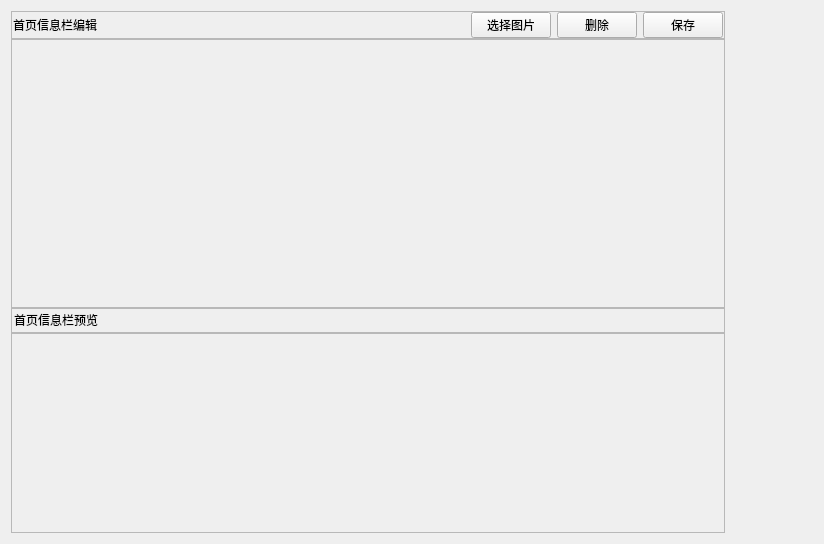
<?xml version="1.0" encoding="UTF-8"?>
<ui version="4.0">
 <class>ParmeterForm</class>
 <widget class="QWidget" name="ParmeterForm">
  <property name="geometry">
   <rect>
    <x>0</x>
    <y>0</y>
    <width>824</width>
    <height>544</height>
   </rect>
  </property>
  <property name="windowTitle">
   <string>Form</string>
  </property>
  <layout class="QGridLayout" name="gridLayout">
   <item row="0" column="0" rowspan="2">
    <layout class="QVBoxLayout" name="verticalLayout">
     <property name="spacing">
      <number>0</number>
     </property>
     <item>
      <widget class="QFrame" name="frame_2">
       <property name="sizePolicy">
        <sizepolicy hsizetype="Preferred" vsizetype="Fixed">
         <horstretch>0</horstretch>
         <verstretch>0</verstretch>
        </sizepolicy>
       </property>
       <property name="minimumSize">
        <size>
         <width>0</width>
         <height>25</height>
        </size>
       </property>
       <property name="maximumSize">
        <size>
         <width>16777215</width>
         <height>30</height>
        </size>
       </property>
       <property name="frameShape">
        <enum>QFrame::StyledPanel</enum>
       </property>
       <property name="frameShadow">
        <enum>QFrame::Raised</enum>
       </property>
       <layout class="QHBoxLayout" name="horizontalLayout">
        <property name="leftMargin">
         <number>1</number>
        </property>
        <property name="topMargin">
         <number>0</number>
        </property>
        <property name="rightMargin">
         <number>1</number>
        </property>
        <property name="bottomMargin">
         <number>0</number>
        </property>
        <item>
         <widget class="QLabel" name="label_2">
          <property name="text">
           <string>首页信息栏编辑</string>
          </property>
         </widget>
        </item>
        <item>
         <spacer name="horizontalSpacer">
          <property name="orientation">
           <enum>Qt::Horizontal</enum>
          </property>
          <property name="sizeHint" stdset="0">
           <size>
            <width>368</width>
            <height>20</height>
           </size>
          </property>
         </spacer>
        </item>
        <item>
         <widget class="QPushButton" name="pushButtonImage">
          <property name="text">
           <string>选择图片</string>
          </property>
         </widget>
        </item>
        <item>
         <widget class="QPushButton" name="pushButtonRemove">
          <property name="sizePolicy">
           <sizepolicy hsizetype="Preferred" vsizetype="Preferred">
            <horstretch>0</horstretch>
            <verstretch>0</verstretch>
           </sizepolicy>
          </property>
          <property name="text">
           <string>删除</string>
          </property>
         </widget>
        </item>
        <item>
         <widget class="QPushButton" name="pushButtonSave">
          <property name="text">
           <string>保存</string>
          </property>
         </widget>
        </item>
       </layout>
      </widget>
     </item>
     <item>
      <widget class="QScrollArea" name="scrollAreaEdit">
       <property name="widgetResizable">
        <bool>true</bool>
       </property>
       <widget class="EditForm" name="editForm">
        <property name="geometry">
         <rect>
          <x>0</x>
          <y>0</y>
          <width>703</width>
          <height>272</height>
         </rect>
        </property>
       </widget>
      </widget>
     </item>
     <item>
      <widget class="QFrame" name="frame">
       <property name="minimumSize">
        <size>
         <width>0</width>
         <height>25</height>
        </size>
       </property>
       <property name="maximumSize">
        <size>
         <width>16777215</width>
         <height>50</height>
        </size>
       </property>
       <property name="frameShape">
        <enum>QFrame::StyledPanel</enum>
       </property>
       <property name="frameShadow">
        <enum>QFrame::Raised</enum>
       </property>
       <widget class="QLabel" name="label">
        <property name="geometry">
         <rect>
          <x>3</x>
          <y>2</y>
          <width>121</width>
          <height>20</height>
         </rect>
        </property>
        <property name="text">
         <string>首页信息栏预览</string>
        </property>
       </widget>
      </widget>
     </item>
     <item>
      <widget class="QScrollArea" name="scrollAreaPreview">
       <property name="sizePolicy">
        <sizepolicy hsizetype="Expanding" vsizetype="Expanding">
         <horstretch>0</horstretch>
         <verstretch>0</verstretch>
        </sizepolicy>
       </property>
       <property name="maximumSize">
        <size>
         <width>16777215</width>
         <height>200</height>
        </size>
       </property>
       <property name="horizontalScrollBarPolicy">
        <enum>Qt::ScrollBarAlwaysOff</enum>
       </property>
       <property name="widgetResizable">
        <bool>true</bool>
       </property>
       <widget class="QWidget" name="realControlForm">
        <property name="geometry">
         <rect>
          <x>0</x>
          <y>0</y>
          <width>703</width>
          <height>198</height>
         </rect>
        </property>
        <property name="minimumSize">
         <size>
          <width>0</width>
          <height>0</height>
         </size>
        </property>
       </widget>
      </widget>
     </item>
    </layout>
   </item>
   <item row="0" column="1">
    <widget class="DragForm" name="widgetControl" native="true">
     <property name="sizePolicy">
      <sizepolicy hsizetype="Expanding" vsizetype="Preferred">
       <horstretch>0</horstretch>
       <verstretch>0</verstretch>
      </sizepolicy>
     </property>
     <property name="minimumSize">
      <size>
       <width>0</width>
       <height>200</height>
      </size>
     </property>
     <property name="maximumSize">
      <size>
       <width>250</width>
       <height>250</height>
      </size>
     </property>
     <property name="sizeIncrement">
      <size>
       <width>0</width>
       <height>0</height>
      </size>
     </property>
     <property name="styleSheet">
      <string notr="true"/>
     </property>
    </widget>
   </item>
   <item row="1" column="1">
    <widget class="QtTreePropertyBrowser" name="propertyControl" native="true">
     <property name="sizePolicy">
      <sizepolicy hsizetype="Preferred" vsizetype="Expanding">
       <horstretch>0</horstretch>
       <verstretch>0</verstretch>
      </sizepolicy>
     </property>
     <property name="minimumSize">
      <size>
       <width>0</width>
       <height>0</height>
      </size>
     </property>
     <property name="maximumSize">
      <size>
       <width>250</width>
       <height>16777215</height>
      </size>
     </property>
    </widget>
   </item>
  </layout>
 </widget>
 <customwidgets>
  <customwidget>
   <class>QtTreePropertyBrowser</class>
   <extends>QWidget</extends>
   <header>qttreepropertybrowser.h</header>
   <container>1</container>
  </customwidget>
  <customwidget>
   <class>DragForm</class>
   <extends>QWidget</extends>
   <header>DragForm.h</header>
   <container>1</container>
  </customwidget>
  <customwidget>
   <class>EditForm</class>
   <extends>QWidget</extends>
   <header>EditForm.h</header>
   <container>1</container>
  </customwidget>
 </customwidgets>
 <resources/>
 <connections/>
</ui>
